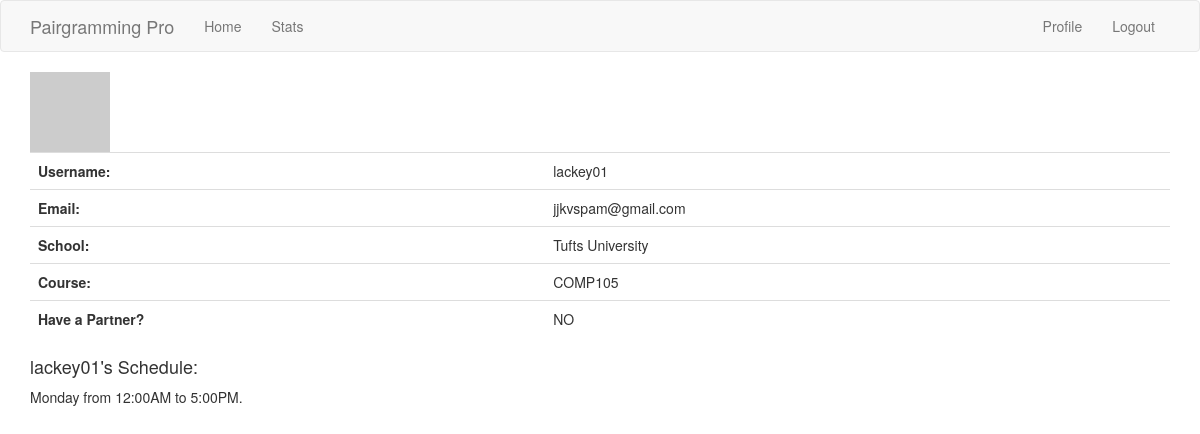
The app's page /user/lackey01 (signed in), older data.
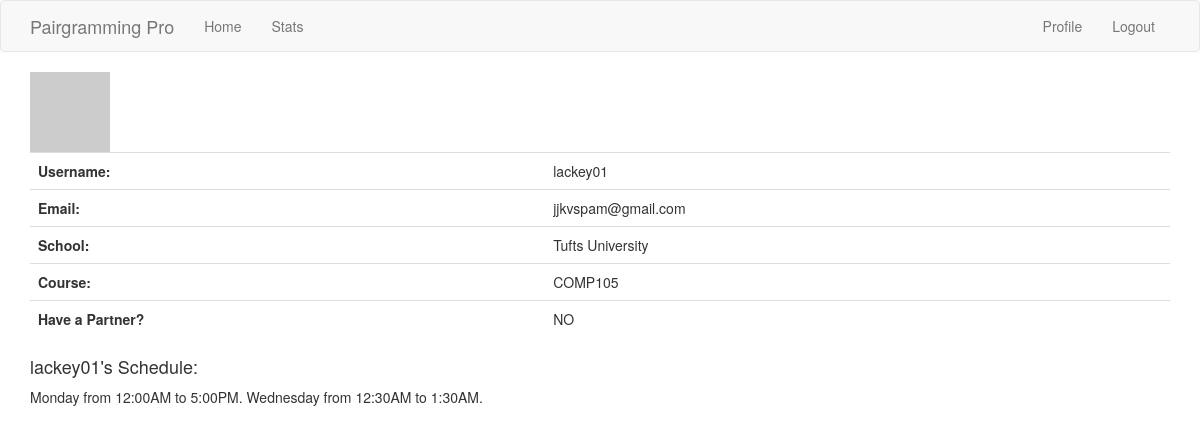
The same page, newer data.
### app/models.py (models this page shows, shortened)
class FreeInterval(db.Model):
    id = db.Column(db.Integer, primary_key=True)
    start_day = db.Column(db.String(10))
    start_time = db.Column(db.String(10))
    end_day = db.Column(db.String(10))
    end_time = db.Column(db.String(10))
    user_id = db.Column(db.Integer, db.ForeignKey('user.id'))
    def __repr__(self):
        if self.start_day == self.end_day:
            return '{} from {} to {}.'.format(self.start_day, self.start_time, self.end_time)
        else:
            return '{} at {} to {} at {}.'.format(self.start_day, self.start_time, self.end_day, self.end_time)

### app/routes.py (the view)
@app.route('/user/<username>')
@login_required
def user(username):
    user = User.query.filter_by(username=username).first_or_404()
    schedule = schedule = FreeInterval.query.filter_by(author=user)
    if user.username == current_user.username and str(current_user.username) in DM.ADMINS:
        return render_template('user.html', user=user, admin=True, schedule=schedule)
    else:
        return render_template('user.html', user=user, schedule=schedule)

### app/models.py (called while the page is built)
@login.user_loader
def load_user(id):
    return User.query.get(int(id))

    def avatar(self, size):
        digest = md5(self.email.lower().encode('utf-8')).hexdigest()
        return 'https://www.gravatar.com/avatar/{}?d=identicon&s={}'.format(digest, size)

### app/templates/user.html (shortened to what this page needs)
{% extends "base.html" %}
{% block app_content %}
    <img src="{{ user.avatar(129) }}">
    <table class="table">
        <tr>
            <th>Username:</th>
            <td>{{ user.username }}</td>
        </tr>
        <tr>
            <th>Email:</th>
            <td>{{ user.email }}</td>
        </tr>
        <tr>
            <th>School:</th>
            <td>{{ user.attending.name }}</td>
        </tr>
        <tr>
            <th>Course:</th>
            <td>{{ user.enrolled.name }}</td>
        </tr>
        <tr>
            <th>Have a Partner?</th>
            <td>
                {% if user.taken %}
                YES
                {% else %}
                NO
                {% endif %}
            </td>
        </tr>
    </table>
    {% if user == current_user %}
        <p><a href="{{ url_for('edit_profile') }}">Edit your profile</a></p>
    {% else %}
        <h4>{{user.username}}'s Schedule:</h4>
        {% for s in schedule %}
        {{s}}
        {% else %}
            Nothing yet
        {% endfor %}
    {% endif %}
{% endblock %}

Row changes from the older to the newer data that the page shows:
added FreeInterval: start_day+end_day+start_time "Wednesday from 12:30AM to 1:30AM."
